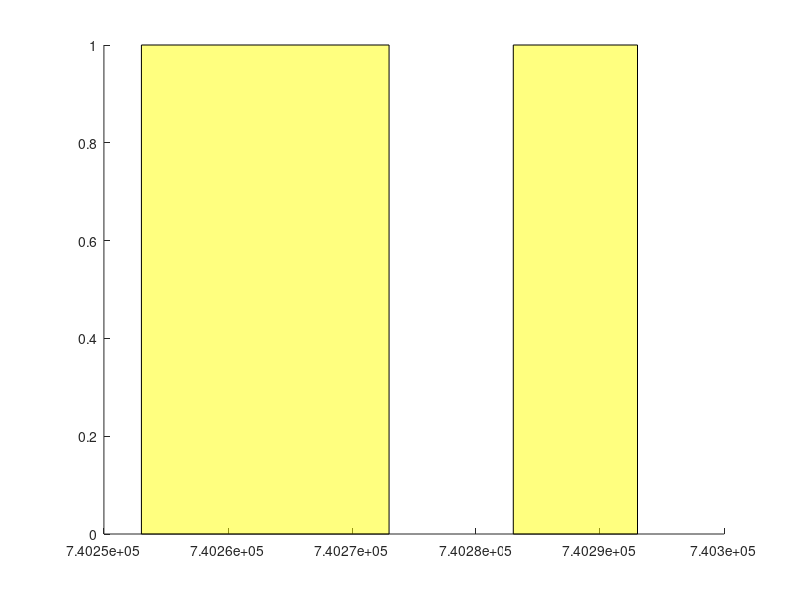

This figure's MATLAB source:
function h=ShadePlotForEmpahsis( x,colors,alphas)
% ShadePlotForEmpahsis
% Plots a shaded bar for emphasis as commonly seen on cconomic charts
%
% INPUTS:
%  x     where the bar is placed.   If you want a bar from x=4:8 then
%        use [4 8].  If you want x=[4:8,10:20] then use {4:8,10:20}
% colors Use 'y' to make all bars yellow.  Use {'y','g','r'} for
%        yellow, green and red bars.
% alphas Use 0.5 if you want all bars to be translucent.  Use {0,.5,1}
%        for transparent, translucet and opaque bars.
%
% USAGE:
% % DEFINE DATA
% P=[ ...
% 98 98 94 91 84 83 82 87 88 89 91 91 90 89 89 90 91 91 87 86 87 84 79 80 ...
% 85 86 86 85 93 93 93 93 97 97 95 93 93 94 95 96 96 92 89 90 91 91 91 92 ...
% 93 95 99 98 99 97 95 95 94 90 92 93 93 95 94 95 93 92 92 92 91 90 89 89 ...
% 90 89 90 89 88 84 84 83 84 85 85 84 82 82 82 79 80 79 80 78 78 81 83 82 ...
% 81 79 77 77 78 77 78 79 79 81 81 81 78 78 78 78 77 78 79 79 79 79 81 85 ...
% 86 86 86 87 85 84 85 86 88 88 90 88 88 87 86 86 85 87 87 87 86 85 84 83 ...
% 82 81 81 82 81 80 82 81 79 80 81 80 80 79 85 85 82 83 84 85 86 87 86 86 ...
% 85 85 85 83 79 81 83 83 84 82 80 80 80 80 84 81 80 76 71 70 70 69 69 68 ...
% 67 68 68 68 67 68 68 70 70 72 72 71 69 68 68 68 67 68 67 66 67 67 67 66 ...
% 65 66 65 62 60 60 59 59 59 59 65 66 63 65 68 68 68 68 69 73 74 71 71 69 ...
% 71 72 72 76 76 74 77 80 82 80 78 80 80 80 80 81 80 79 77];
% T=today-length(P)+1:today;
% Y={today-[13 74],today-[142 172]};
% G={today-[30 51]};
%
% % PLOT THE DATA
% plot(T,P);
% datetick;
% line(get(gca,'Xlim'),[80 80])
% line(get(gca,'Xlim'),[68 68])%
% title({'ShadePlotForEmphasis','(P<80 yellow, P<68 green)'});
%
% % DRAW SOME YELLOW BARS
% ShadePlotForEmpahsis(Y,'y',0.5);
%
% % DRAW A GREEN BAR
% ShadePlotForEmpahsis(G,'g',0.5);
%
%
% | ##  _#__/
% | ##  / #
% | ## / #
% | /#\_/  #
% |/ ##   #
% |__##_____#_____
%
% IT'S NOT FANCY BUT IT WORKS

% Michael Robbins
% robbins@bloomberg.net
% michael.robbins@us.cibc.com

if nargin<1
   x={[today-50 today-30],[today-20 today-10]};
end;
if nargin<2 colors='y'; end;
if nargin<2 alphas=.5; end;

if ~iscell( x)  x={ x}; end;
if ~iscell(colors) colors={colors}; end;
if ~iscell(alphas) alphas={alphas}; end;

if length(colors)>length( x) colors=colors(1:length( x)); end;
if length(colors)<length( x) t=colors{1}; colors=[]; for i=1:length( x) colors{i}=t; end; end;

if length(alphas)>length( x) alphas=alphas(1:length( x)); end;
if length(alphas)<length( x) t=alphas{1}; alphas=[]; for i=1:length( x) alphas{i}=t; end; end;

for i=1:length( x)
  h(i)=patch([repmat( x{i}(1),1,2) repmat( x{i}(2),1,2)], ...
    [get(gca,'YLim') fliplr(get(gca,'YLim'))], ...
    [0 0 0 0],colors{i});
    set(h(i),'FaceAlpha',alphas{i});
end;
